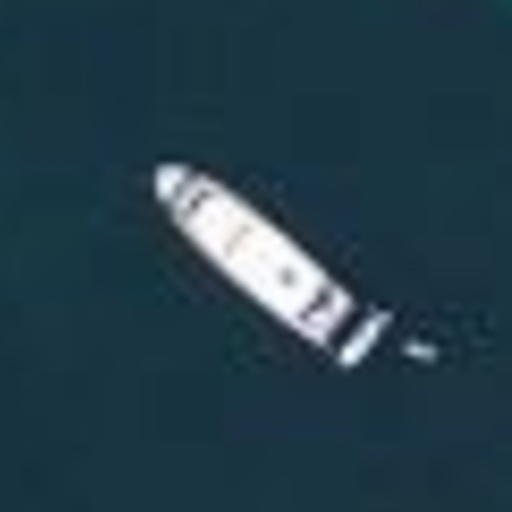
#> input picture site/assets/masati2_8_512/d0013_2.jpg, 512 x 512 px
$ python -i ship_preproc.py   (imports and definitions only)
#> lines starting #> are read from the running program, lines starting #| are printed output that depends on the picture; after the words box and inside, x2 and y2 are one past the last pixel; in counts of white or black regions, pixels touching at a corner belong together
import cv2
import os
import multiprocessing

# [131 lines left out: functions process_image, process_image_2, not called in this run]


def process_image_3(input_image_path, output_folder):
    # Load the input image
#> called with input_image_path = '../site/assets/masati2_8_512/d0013_2.jpg', output_folder = 'out.png'
    input_image = cv2.imread(input_image_path)
#> input_image is the input picture: shape (512, 512, 3); mean B, G, R 73.9, 61.8, 36.3
    print(input_image_path)

    # Convert the input image to grayscale
    gray_image = cv2.cvtColor(input_image, cv2.COLOR_BGR2GRAY)
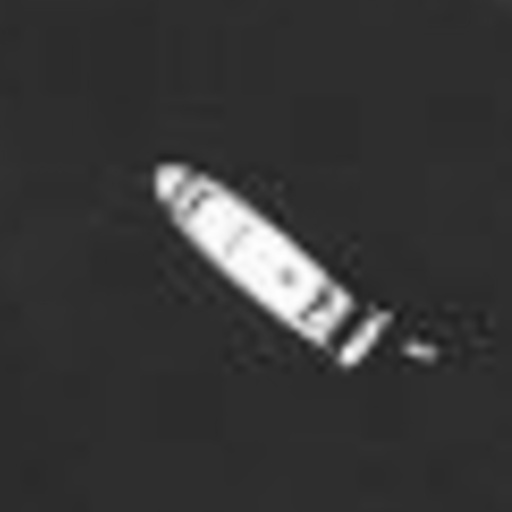
#> gray_image: shape (512, 512); min 26, max 255, mean 55.6
    # gray_image = cv2.equalizeHist(gray_image)

    # Apply a threshold to the grayscale image to segment the ship from the background
    _, binary_image = cv2.threshold(gray_image, 0, 255, cv2.THRESH_BINARY+cv2.THRESH_OTSU)
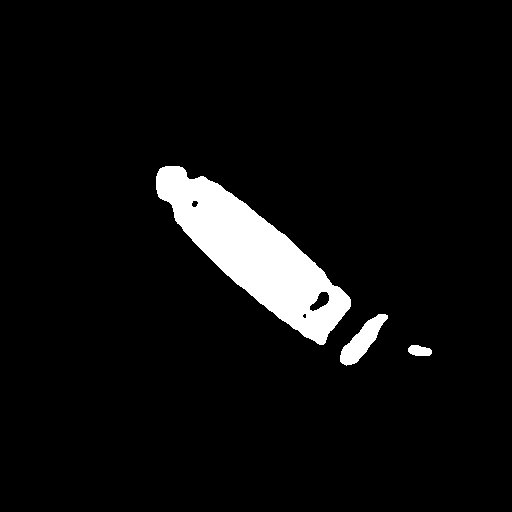
#> binary_image: shape (512, 512); 5.6% white; 3 white regions

    # Find the contours in the binary image
    contours, _ = cv2.findContours(binary_image, cv2.RETR_EXTERNAL, cv2.CHAIN_APPROX_SIMPLE)
#> contours = 3 contours; box (x1, y1, x2, y2) and area: (156, 166, 351, 345) 13354, (340, 314, 388, 366) 963, (408, 345, 432, 356) 181

    # Find the largest contour, which should correspond to the ship
    largest_contour = max(contours, key=cv2.contourArea)
#> largest_contour = contour of 191 points, box (x1, y1, x2, y2) (156, 166, 351, 345), area 13354

    # Find the centroid of the largest contour
    M = cv2.moments(largest_contour)
#> M = moments, m00 13354.5, centre m10/m00, m01/m00 = (254, 253.6)
    # Check if M["m00"] is zero to avoid divide by zero error
    if M["m00"] != 0:
        centroid_x = int(M["m10"] / M["m00"])
#> centroid_x = 254
        centroid_y = int(M["m01"] / M["m00"])
#> centroid_y = 253
    else:
        centroid_x = 0
        centroid_y = 0

    # Define the initial size of the bounding box
    bounding_box_size = 500

    # Adjust the top-left and bottom-right points of the bounding box to ensure it is a square centered on the centroid
    half_box_size = bounding_box_size // 2
    top_left_x = max(0, centroid_x - half_box_size)
#> top_left_x = 4
    top_left_y = max(0, centroid_y - half_box_size)
#> top_left_y = 3
    bottom_right_x = min(input_image.shape[1], centroid_x + half_box_size)
#> bottom_right_x = 504
    bottom_right_y = min(input_image.shape[0], centroid_y + half_box_size)
#> bottom_right_y = 503

    # Ensure the bounding box is a square
    box_size = min(bottom_right_x - top_left_x, bottom_right_y - top_left_y)
#> box_size = 500
    bottom_right_x = top_left_x + box_size
    bottom_right_y = top_left_y + box_size

    # Calculate the area of the largest contour
    largest_contour_area = cv2.contourArea(largest_contour)
#> largest_contour_area = 13354.5
    cropped_image = input_image

    while largest_contour_area < 0.05 * box_size * box_size:
        bounding_box_size -= 3
        half_box_size = bounding_box_size // 2
        top_left_x = max(0, centroid_x - half_box_size)
        top_left_y = max(0, centroid_y - half_box_size)
        bottom_right_x = min(input_image.shape[1], centroid_x + half_box_size)
        bottom_right_y = min(input_image.shape[0], centroid_y + half_box_size)
        max_crop_size = min(input_image.shape[0], input_image.shape[1])

        # Ensure the bounding box is a square
        box_size = min(bottom_right_x - top_left_x, bottom_right_y - top_left_y, max_crop_size)
        bottom_right_x = top_left_x + box_size
        bottom_right_y = top_left_y + box_size

    # Crop the image
        cropped_image = input_image[top_left_y:bottom_right_y, top_left_x:bottom_right_x]

        gray_image = cv2.cvtColor(cropped_image, cv2.COLOR_BGR2GRAY)

        # Apply a threshold to the cropped image to segment the ship from the background
        _, binary_image = cv2.threshold(gray_image, 0, 255, cv2.THRESH_BINARY+cv2.THRESH_OTSU)

        # Find the contours in the cropped image
        contours, _ = cv2.findContours(binary_image, cv2.RETR_EXTERNAL, cv2.CHAIN_APPROX_SIMPLE)

        # Find the largest contour in the cropped image
        if len(contours) > 0:
            largest_contour = max(contours, key=cv2.contourArea)
            largest_contour_area = cv2.contourArea(largest_contour)
        else:
            largest_contour = None
            largest_contour_area = 0
#> this loop made 0 passes
#> after the loop, bounding_box_size = 500

    cropped_image = input_image[top_left_y:bottom_right_y, top_left_x:bottom_right_x]
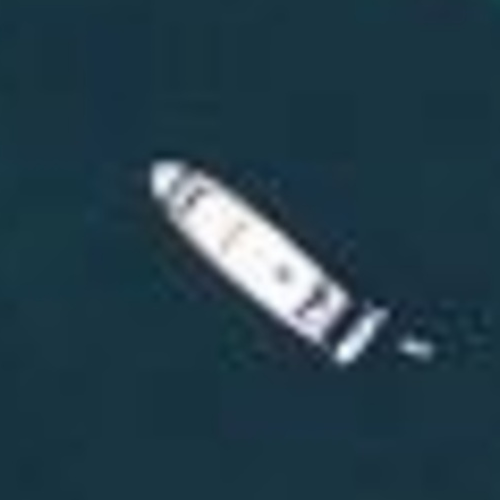
#> cropped_image: shape (500, 500, 3); mean B, G, R 74.3, 62.2, 36.9
    output_image_path = os.path.join(output_folder, os.path.basename(input_image_path))
    resized_image = cv2.resize(cropped_image, (512, 512))

    output_image_base = os.path.splitext(os.path.basename(input_image_path))[0]
    for i in range(8):
        if i > 0:
            # Rotate the image by 90 degrees
            resized_image = cv2.rotate(resized_image, cv2.ROTATE_90_CLOCKWISE)

        if i == 4:
            # Flip the image horizontally
            resized_image = cv2.flip(resized_image, 1)

        # Save the image to disk
        output_image_path = os.path.join(output_folder, f"{output_image_base}_{i}.jpg")
        cv2.imwrite(output_image_path, resized_image)
#> this loop made 8 passes
#> pass 2, in process_image_3, `resized_image = cv2.rotate(resized_image, cv2.ROTATE_90_CLOCKWISE)`:
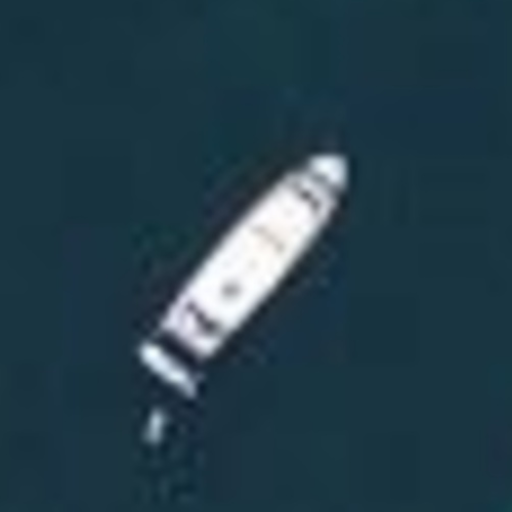
#> resized_image: shape (512, 512, 3); mean B, G, R 74.3, 62.2, 36.8
#> pass 3, in process_image_3, `resized_image = cv2.rotate(resized_image, cv2.ROTATE_90_CLOCKWISE)`:
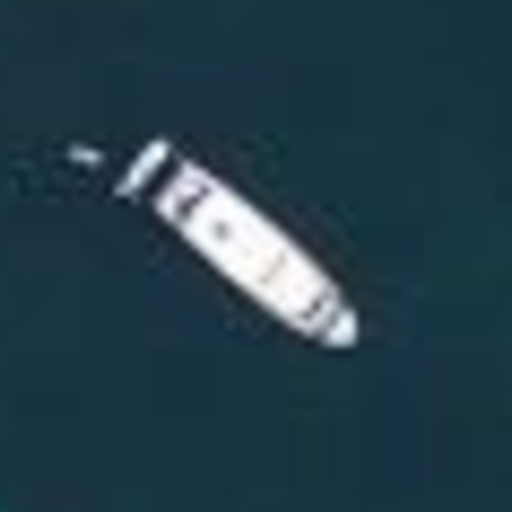
#> resized_image: shape (512, 512, 3); mean B, G, R 74.3, 62.2, 36.8
#> after the loop:
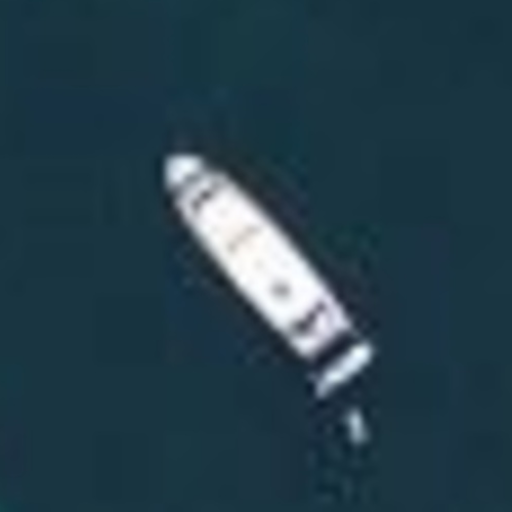
#> resized_image: shape (512, 512, 3); mean B, G, R 74.3, 62.2, 36.8

        #

# [20 lines not run here, left out]

>>> result = process_image_3('../site/assets/masati2_8_512/d0013_2.jpg', 'out.png')

$ run again, on site/assets/masati2_8_512/d0049_2.jpg
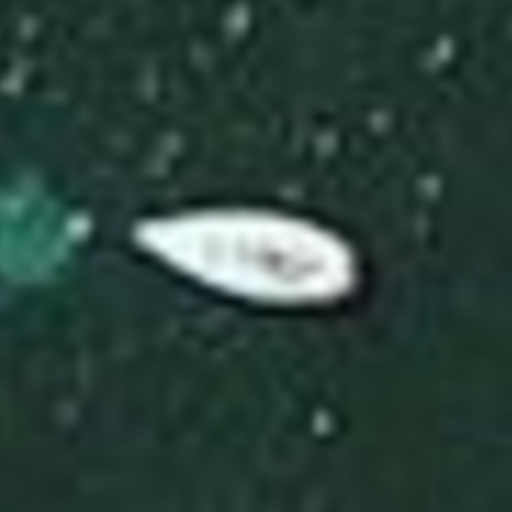
#> input picture site/assets/masati2_8_512/d0049_2.jpg, 512 x 512 px
#> in process_image_3, input_image is the input picture: shape (512, 512, 3); mean B, G, R 58.3, 65.4, 42
#> in process_image_3, `_, binary_image = cv2.threshold(gray_image, 0, 255, cv2.THRESH_BINARY+..`:
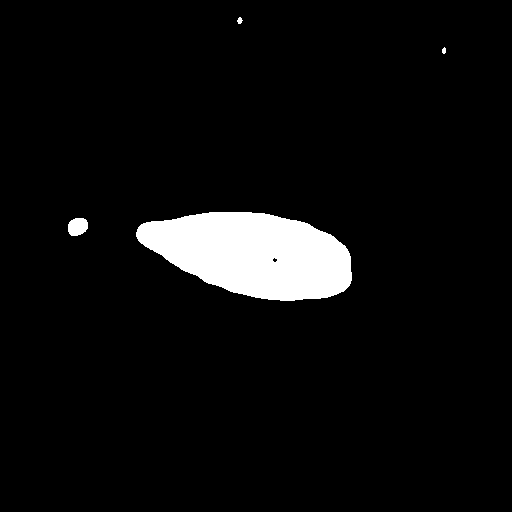
#> binary_image: shape (512, 512); 5.4% white; 4 white regions
#> contours = 4 contours, 2 with area under 20; largest, box (x1, y1, x2, y2) and area: (136, 212, 352, 301) 13528, (68, 218, 88, 236) 266
#> largest_contour = contour of 198 points, box (x1, y1, x2, y2) (136, 212, 352, 301), area 13528
#> M = moments, m00 13528, centre m10/m00, m01/m00 = (253.1, 253.8)
#> centroid_x = 253
#> top_left_x = 3
#> bottom_right_x = 503
#> box_size = 500
#> largest_contour_area = 13528
#> after the loop in process_image_3, `while largest_contour_area < 0.05 * box_size * box_size:`: bounding_box_size = 500
#> after the loop in process_image_3, `for i in range(8):`:
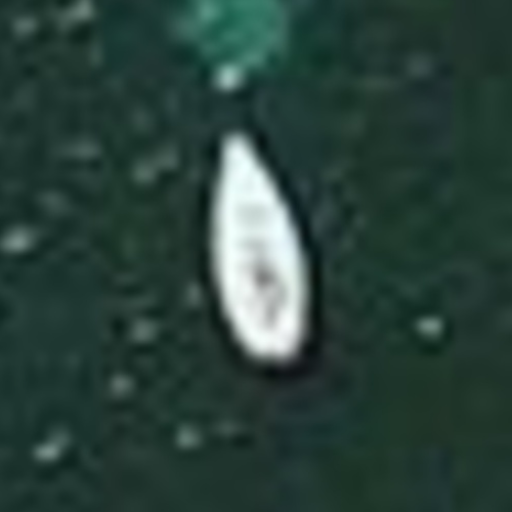
#> resized_image: shape (512, 512, 3); mean B, G, R 58.7, 65.8, 42.4

$ run again, on site/assets/masati2_8_512/d0056_3.jpg
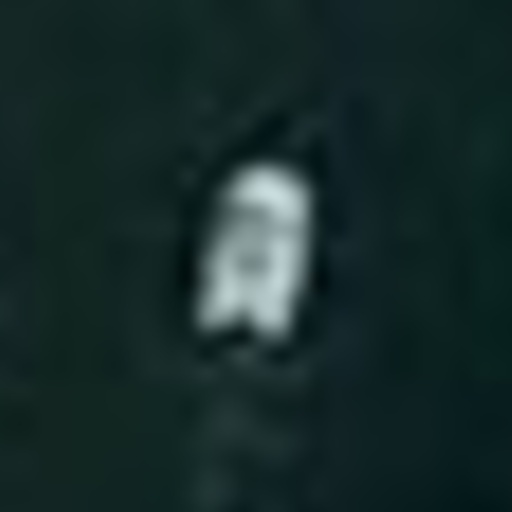
#> input picture site/assets/masati2_8_512/d0056_3.jpg, 512 x 512 px
#> in process_image_3, input_image is the input picture: shape (512, 512, 3); mean B, G, R 42.2, 43.3, 23
#> in process_image_3, `_, binary_image = cv2.threshold(gray_image, 0, 255, cv2.THRESH_BINARY+..`:
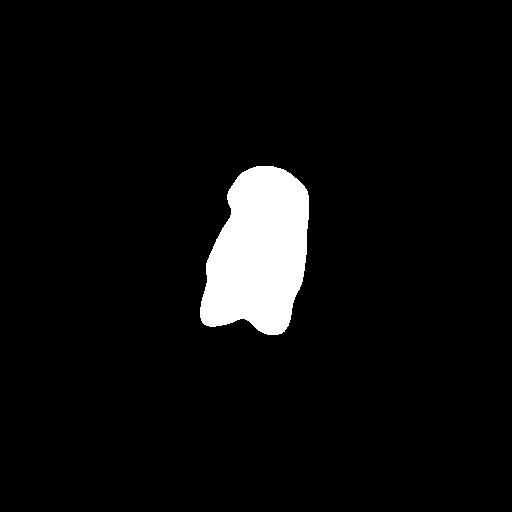
#> binary_image: shape (512, 512); 5.2% white; 1 white region
#> contours = 1 contour; box (x1, y1, x2, y2) and area: (200, 166, 309, 335) 13444
#> largest_contour = contour of 199 points, box (x1, y1, x2, y2) (200, 166, 309, 335), area 13444
#> M = moments, m00 13443.5, centre m10/m00, m01/m00 = (258.5, 252.2)
#> centroid_x = 258
#> centroid_y = 252
#> top_left_x = 8
#> top_left_y = 2
#> bottom_right_x = 508
#> bottom_right_y = 502
#> box_size = 500
#> largest_contour_area = 13443.5
#> after the loop in process_image_3, `while largest_contour_area < 0.05 * box_size * box_size:`: bounding_box_size = 500
#> after the loop in process_image_3, `for i in range(8):`:
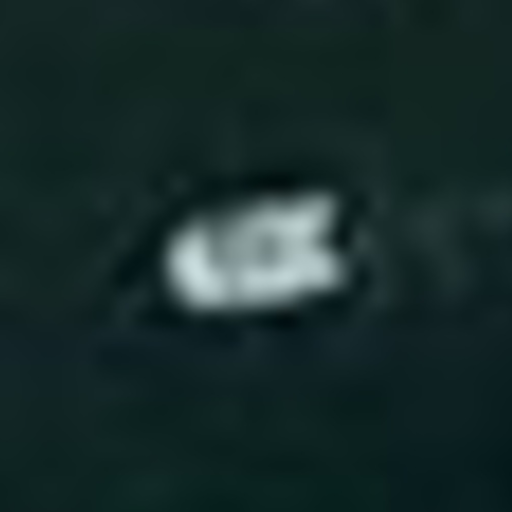
#> resized_image: shape (512, 512, 3); mean B, G, R 42.6, 43.7, 23.3

$ run again, on site/assets/masati2_8_512/d0064_1.jpg
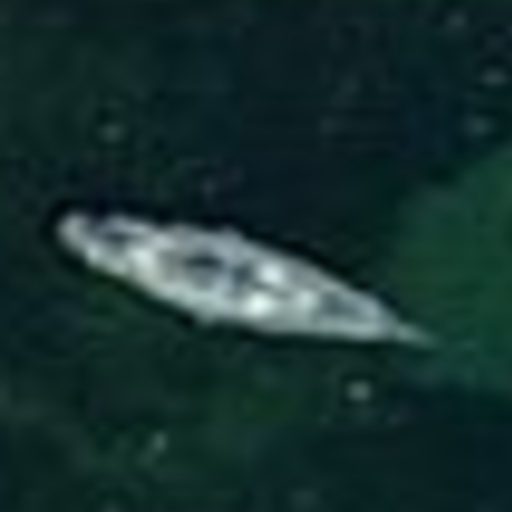
#> input picture site/assets/masati2_8_512/d0064_1.jpg, 512 x 512 px
#> in process_image_3, input_image is the input picture: shape (512, 512, 3); mean B, G, R 46.2, 47.8, 22.5
#> in process_image_3, `_, binary_image = cv2.threshold(gray_image, 0, 255, cv2.THRESH_BINARY+..`:
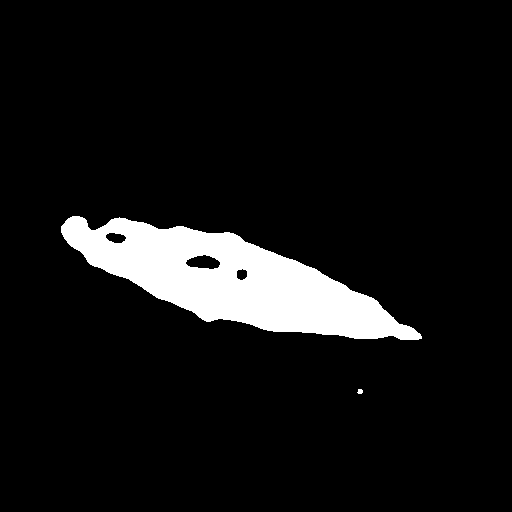
#> binary_image: shape (512, 512); 7.9% white; 2 white regions
#> contours = 2 contours, 1 with area under 20; largest, box (x1, y1, x2, y2) and area: (61, 216, 422, 340) 20828
#> largest_contour = contour of 379 points, box (x1, y1, x2, y2) (61, 216, 422, 340), area 20828
#> M = moments, m00 20827.5, centre m10/m00, m01/m00 = (230.8, 279.5)
#> centroid_x = 230
#> centroid_y = 279
#> top_left_x = 0
#> top_left_y = 29
#> bottom_right_x = 480
#> in process_image_3, `bottom_right_y = min(input_image.shape[0], centroid_y + half_box_size)`: bottom_right_y = 512
#> box_size = 480
#> in process_image_3, `bottom_right_y = top_left_y + box_size`: bottom_right_y = 509
#> largest_contour_area = 20827.5
#> after the loop in process_image_3, `while largest_contour_area < 0.05 * box_size * box_size:`: bounding_box_size = 500
#> after the loop in process_image_3, `for i in range(8):`:
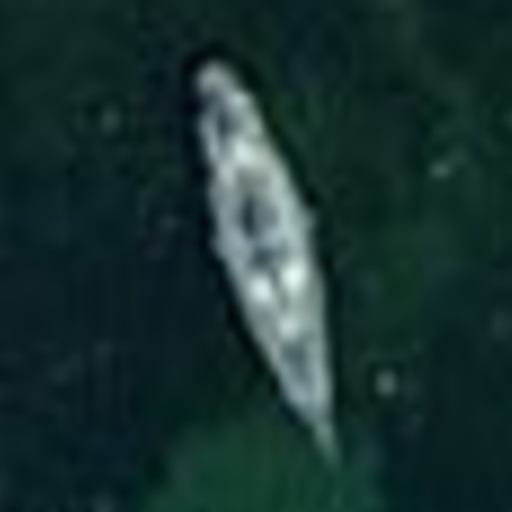
#> resized_image: shape (512, 512, 3); mean B, G, R 47.3, 48.7, 23.7
